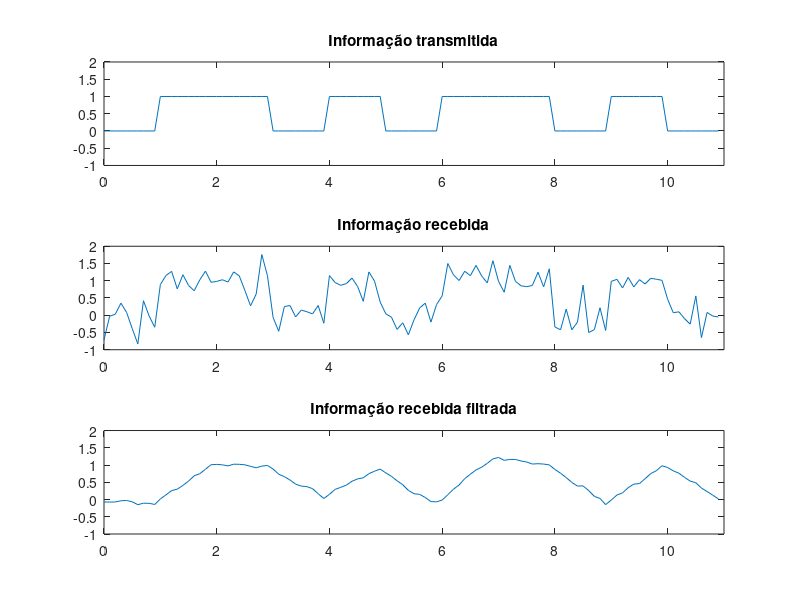

The MATLAB script that drew this image:
% Simular uma transmissão binária com os seguintes parâmetros:
% • Sequência de informação [0 1 1 0 1 0 1 1 0 1 0];
% • Sinalização NRZ unipolar com nível de amplitude de 1V;
% • Canal AWGN com SNR = 10 dB;
% • Recepção com e sem filtro casado (implementar as duas soluções)
% • Apresentar os gráficos de todos os estágios da transmissão, comentar e concluir os resultados;

close all;
clear all;
clc;

N = 10;             % Fator de superamostragem, número de amostras por simbolo
M = 2;              % Número de níves de transmissão
l = log2(M);        % Quantidade de bits por nível de transmissão

t_final = 11;       % tempo em segundos
Rb = 1;             % taxa de transmissão
Rs = Rb/l;          % taxa de transmissão de símbolos

fa = Rb*N;          % Frequência de amostragem
t = [0:(1/fa):t_final-(1/fa)];

% Sinalização 1
A = 1;            
limiar = A/2;
dist_nivel = A;   % Distância entre níveis

num_simb = Rs*t_final;

SNR = 10;

filtro_tx = ones(1,N);
filtro_rx = fliplr(filtro_tx);

info_bin = [0 1 1 0 1 0 1 1 0 1 0];
info_bin = reshape(info_bin, l, num_simb)';

info = bi2de(info_bin, 'left-msb')*dist_nivel;

info_up = upsample(info, N); % Adiciona N-1 amostras entre cada amostras de info
info_tx = filter(filtro_tx, 1, info_up); % O filtro define o formato do sinal

info_rx = awgn(info_tx, SNR, 10*log10(A)); % Gera o ruído branco em função da variância SNR
info_rx_filter = filter(filtro_rx, 1, info_rx)/N;
info_hat = info_rx_filter(N : N : end) > limiar; % Infomarção estimada

figure,
subplot(311)
plot(t, info_tx)
xlim([0 11])
ylim([-1 2])
title('Informação transmitida')

subplot(312)
plot(t, info_rx)
xlim([0 11])
ylim([-2 2])
ylim([-1 2])
title('Informação recebida')

subplot(313)
plot(t, info_rx_filter)
xlim([0 11])
ylim([-1 2])
title('Informação recebida filtrada')